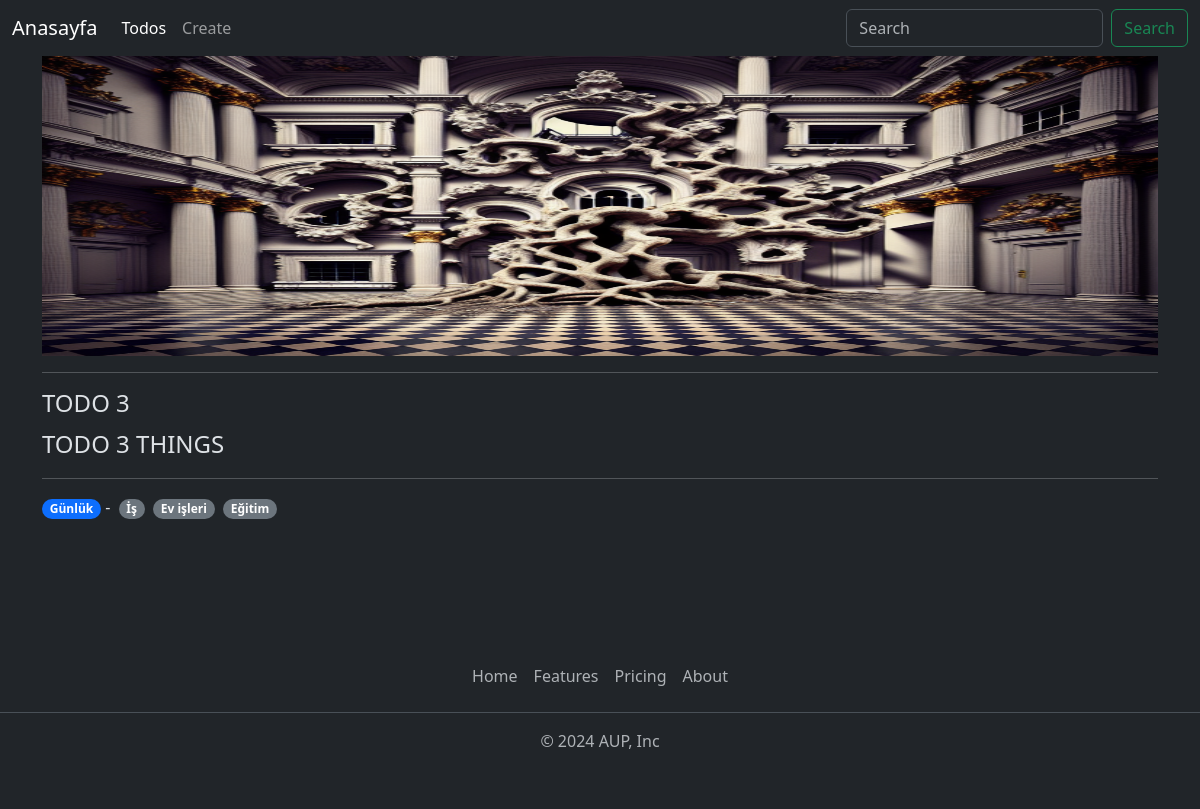
The app's page /todos/detail/todo-modelini-bitir/ with its own data.
### yapilacaklar/models.py (models this page shows, shortened)
class ToDo(models.Model):
    title = models.CharField(max_length=50)
    description = models.TextField(max_length=200)
    image = models.FileField(upload_to='todo_picture', null=True, blank=True)
    slug = AutoSlugField(populate_from = "title", unique=True)
    category = models.ForeignKey(Category, on_delete=models.CASCADE)
    sub_category = models.ManyToManyField(SubCategory)

class Category(models.Model):
    name = models.CharField(max_length=50)
    slug = AutoSlugField(populate_from = 'name', unique=True)
    def __str__(self):
        return self.name

class SubCategory(models.Model):
    name = models.CharField(max_length=50)
    slug = AutoSlugField(populate_from = 'name', unique=True)
    def __str__(self):
        return self.name

### yapilacaklar/views.py (the view)
# urls.py: path('detail/<slug:todo_slug>/', todo_detail, name="todo_detail_page"),
def todo_detail(request, todo_slug):
    todo = ToDo.objects.get(slug = todo_slug)
    return render(request, 'todo_detail.html', {
        'todo': todo
    })

### yapilacaklar/templates/todo_detail.html (shortened to what this page needs)
{% extends "layout.html" %}
{% block content %}
    <div class="row">
        <div class="col-12">
            {% if todo.image %}
                <img src="{{ todo.image.url }}" width="100%" height="300px" alt="">
            {% endif %}
            <hr>
            <h4>{{ todo.title }}</h4>
            <p class="fs-4">{{ todo.description }}</p>
            <hr>
            <span class="badge bg-primary rounded-pill">{{ todo.category }}</span>
            <span>-</span>
            {% for alt_kategori in todo.sub_category.all %}
                <span class="badge bg-secondary rounded-pill ms-1">{{ alt_kategori }}</span>
            {% endfor %}
        </div>
    </div>
{% endblock content %}

### records on screen
ToDo: image (picture), title "TODO 3", description "TODO 3 THINGS", category "Günlük"
SubCategory: name "İş"
SubCategory: name "Ev işleri"
SubCategory: name "Eğitim"
